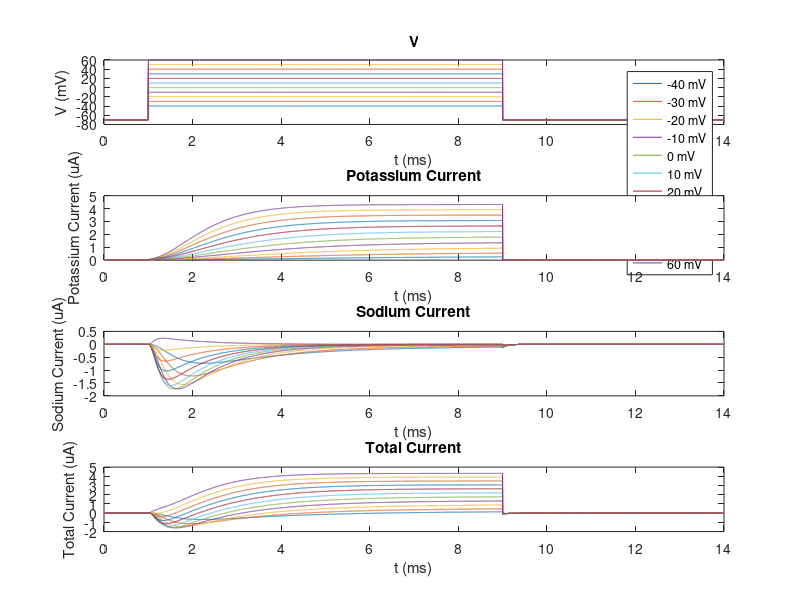

Recreate this plot in MATLAB.
% Simulates a voltage-clamp experiment where a "squid axon" is modeled
% by Hodgkin-Huxley parameters (Na and K only). Membrane potential is 
% stepped twice and both ovltages and currents are plotted.
% Voltages in mV, times in ms, conductances in mS, currents in uA
function hw3()
    clear; close all;

    T = 14;         % Simulation total length (ms)
    dt = 1e-3;
    gK_ = 36;       % Unitary conductances, in uS
    gNa_= 120;
    E_K = -70;      % Reversal potentials (mV)
    E_Na = 55;

    % Initialize vectors
    t = 0:dt:T;
    V2 = [-40:10:60];               % Voltage at second step (mV)
    V1 = -70*ones(length(V2),1);    % Voltage at first step and end (mV).
    n = zeros(length(V2),length(t));    % Keep track of rate coefficients
    m = zeros(length(V2),length(t));
    h = zeros(length(V2),length(t));
    V = zeros(length(V2),length(t));
    I_K = zeros(length(V2),length(t));  % Positive currents inward
    I_Na = zeros(length(V2),length(t));

    % Calculate initial values of n, m, h.
    % Assumes V = 0 and has reached steady state.
    [an bn am bm ah bh] = calculateParams(-70);
    n(:,1) = an/(an+bn)*ones(size(V2));
    m(:,1) = am/(am+bm)*ones(size(V2));
    h(:,1) = ah/(ah+bh)*ones(size(V2));
    for (i=1:(length(t)-1))
        % Decide value of V based on time.
        tt = (i-1)*dt;
        if (tt < 1 || tt > 9)
            V(:,i) = V1;
        else
            V(:,i) = V2;
        end
        
        % Calculate alpha and beta parameters.
        [an bn am bm ah bh] = calculateParams(V(:,i));
        n(:,i+1) = n(:,i) + (an.*(1-n(:,i))-bn.*n(:,i))*dt;
        m(:,i+1) = m(:,i) + (am.*(1-m(:,i))-bm.*m(:,i))*dt;
        h(:,i+1) = h(:,i) + (ah.*(1-h(:,i))-bh.*h(:,i))*dt;
        
        % Compute instantaneous conductances.
        gK = n(:,i).^4*gK_;
        gNa = m(:,i).^3.*h(:,i)*gNa_;
        
        % Compute instantaneous current.
        I_K(:,i) = gK.*(V(:,i) - E_K);
        I_Na(:,i) = gNa.*(V(:,i) - E_Na);
    end
    V(:,length(t)) = V1;    % Since last value was never set.    
    
    % Convert from nA to uA
    I_K = 1e-3*I_K;
    I_Na = 1e-3*I_Na;
    
    subplot(4,1,1);
    plot(t,V);
    title('V'); xlabel('t (ms)'); ylabel('V (mV)');
    legend('-40 mV','-30 mV','-20 mV','-10 mV','0 mV','10 mV','20 mV','30 mV','40 mV','50 mV','60 mV');
    subplot(4,1,2);
    plot(t,I_K);
    title('Potassium Current'); xlabel('t (ms)');
    ylabel('Potassium Current (uA)');
    subplot(4,1,3);    
    plot(t,I_Na);
    title('Sodium Current'); xlabel('t (ms)');
    ylabel('Sodium Current (uA)');
    subplot(4,1,4);
    plot(t,I_K+I_Na);
    title('Total Current'); xlabel('t (ms)');
    ylabel('Total Current (uA)');
    
%     figure;
%     plot(t,n(1,:));
%     title('n');
%     figure;
%     plot(t,m(1,:));
%     hold on;
%     plot(t,h(1,:),'r');
end

% Helper functions for evaluating alpha and beta values. Takes V (in mV)
% as input and returns parameters in the following order:
% [alpha_n, beta_n, alpha_m, beta_m, alpha_h, beta_h].
function [an bn am bm ah bh] = calculateParams(V)
    an = -.01*(V+60)./(exp(-(V+60)/10)-1);
    bn = .125*exp(-(V+70)/80);
    am = -.1*(V+45)./(exp(-(V+45)/10)-1);
    bm = 4*exp(-(V+70)/18);
    ah = .07*exp(-(V+70)/20);
    bh = 1./(exp(-(V+40)/10)+1);    
end
